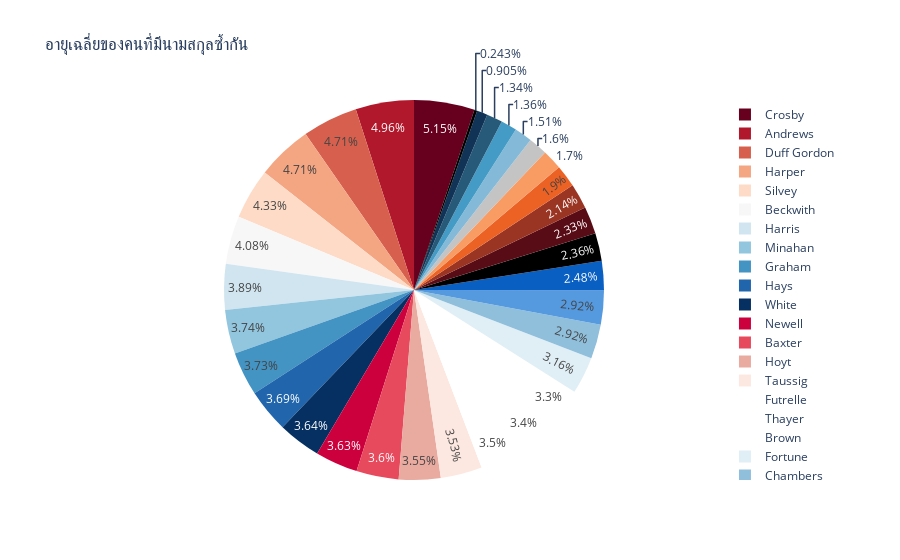

Write notebook code for a chart like this one.
### Code cell
### Quiz 9
fig = px.pie(new_df, values='Age', 
             names=new_df.index,
             title="อายุเฉลี่ยของคนที่มีนามสกุลซ้ำกัน",
            color_discrete_sequence=px.colors.sequential.RdBu)
fig.show()

### Figure 1 — Plotly figure (JSON) as saved in the notebook; plotly's stock layout.template omitted (floating-point values rounded to 4 significant figures)
{"data": [{"domain": {"x": [0, 1], "y": [0, 1]}, "hoverlabel": {"namelength": 0}, "hovertemplate": "label=%{label}<br>Age=%{value}", "labels": ["Allison", "Andrews", "Baxter", "Becker", "Beckwith", "Bishop", "Brown", "Carter", "Chambers", "Crosby", "Dick", "Duff Gordon", "Fortune", "Futrelle", "Graham", "Harper", "Harris", "Hays", "Hippach", "Hoyt", "Minahan", "Moor", "Navratil", "Newell", "Pears", "Penasco y Castellana", "Ryerson", "Sandstrom", "Silvey", "Strom", "Taussig", "Thayer", "White"], "legendgroup": "", "name": "", "showlegend": true, "type": "pie", "values": [9.307, 51, 37, 2.5, 42, 22, 34, 24.25, 30, 53, 24, 48.5, 32.5, 36, 38.33, 48.5, 40, 38, 30, 36.5, 38.5, 16.5, 13.83, 37.33, 25.5, 17.5, 19.5, 14, 44.5, 15.5, 36.33, 35, 37.5]}], "layout": {"legend": {"tracegroupgap": 0}, "piecolorway": ["rgb(103,0,31)", "rgb(178,24,43)", "rgb(214,96,77)", "rgb(244,165,130)", "rgb(253,219,199)", "rgb(247,247,247)", "rgb(209,229,240)", "rgb(146,197,222)", "rgb(67,147,195)", "rgb(33,102,172)", "rgb(5,48,97)"], "title": {"text": "อายุเฉลี่ยของคนที่มีนามสกุลซ้ำกัน"}}}
